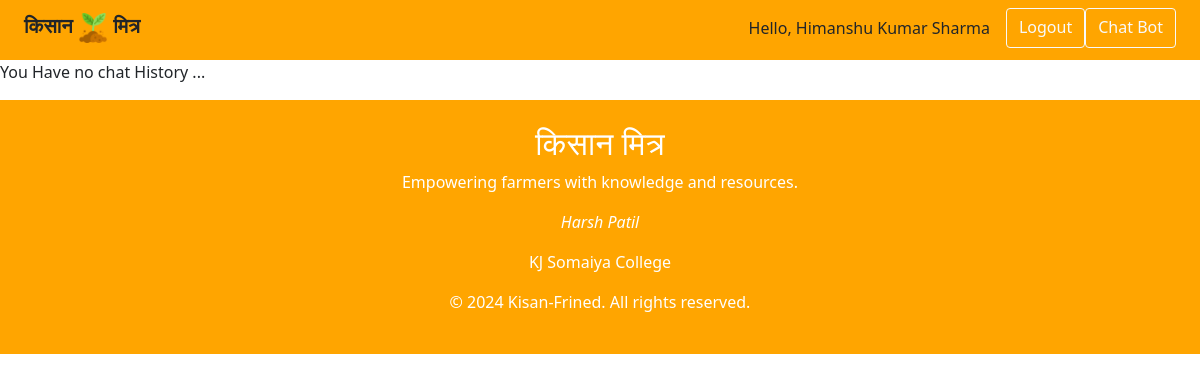
The page /chat/chatHistory on the database as committed earlier.
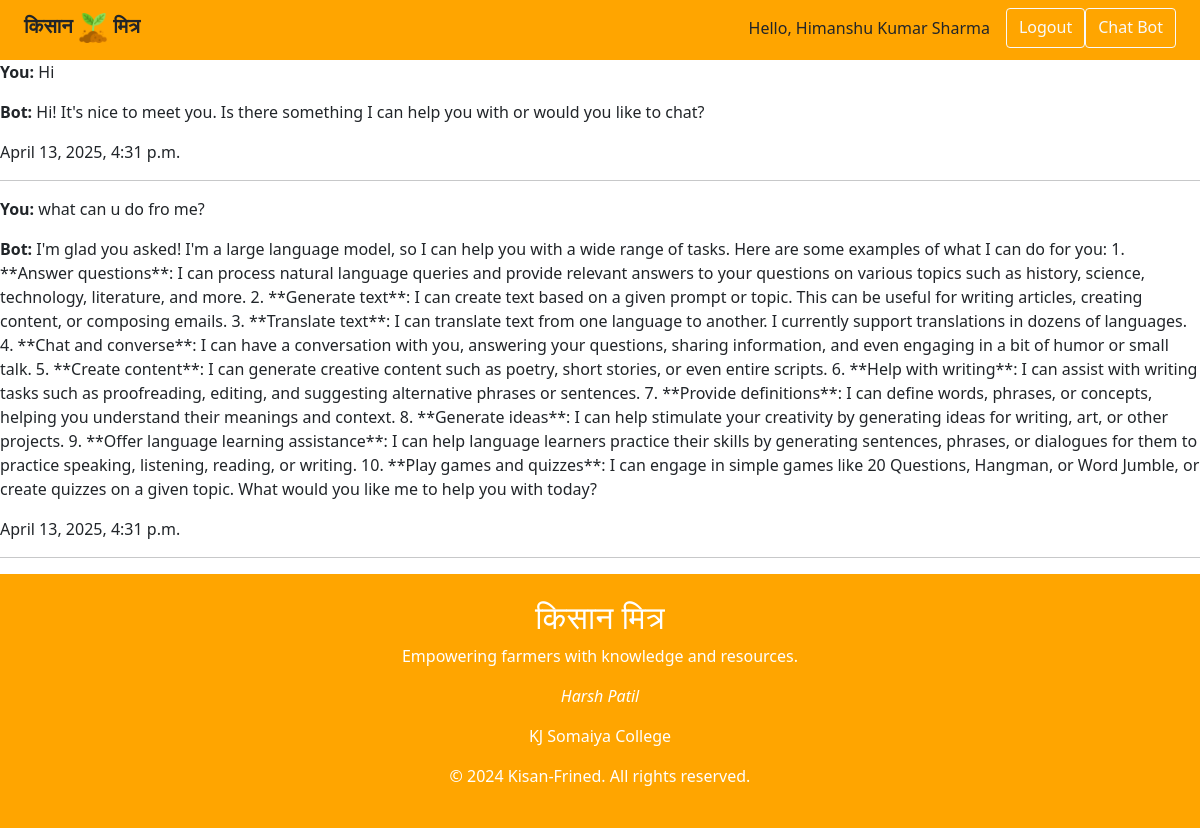
The same page on the database as committed later.
### ChatWithKisan/models.py (models this page shows)
class User(models.Model):
    name = models.CharField(max_length=100)
    email = models.EmailField(unique=True)
    password = models.CharField(max_length=100)
    def __str__(self):
        return self.name

class ChatHistory(models.Model):
    user = models.ForeignKey(User, on_delete=models.CASCADE)
    message = models.TextField()
    response = models.TextField()
    timestamp = models.DateTimeField(auto_now_add=True)
    def __str__(self):
        return f"{self.user.name} - {self.timestamp}"

### ChatWithKisan/views.py (the view)
# urls.py: path("chatHistory",views.chatHistory,name="chatHistory")
def chatHistory(request):
    print("inside else",globalinfo["user_name"])
    if  globalinfo["user_name"] is not None:
        print("isexist db")
        currentUser = User.objects.filter(Q(name = globalinfo["user_name"]) & Q(email=globalinfo["user_email"])).first()
        print("isexist db",currentUser)
        if currentUser:
            chathistoryList = ChatHistory.objects.filter(user=currentUser)
            print(chathistoryList,"is histry having")
            return render(request,"ChatWithKisan/chatHistory.html",{
                "isLogedIn": True,
                "user": globalinfo["user_name"],
                "chat_history": chathistoryList
            })
        else:
            print("inside else")
            return render(request, "ChatWithKisan/login.html", {
                "isLogedIn": False,
                "invalidCredentials": False
            })
    else:
        print("finasl else")
        return render(request, "ChatWithKisan/login.html", {
                "isLogedIn": False,
                "invalidCredentials": True
            })

### ChatWithKisan/templates/ChatWithKisan/chatHistory.html (shortened to what this page needs)
{% extends 'core/base.html' %}
{% load static %}
{% block link %}
{{ block.super }}
    <link rel="stylesheet" href="{% static 'core/css/chat.css' %}">
{% endblock link %}
{% block content %}
<div class="container-fluid" style="background-color: orange; height: 60px;">
    <nav class="navbar navbar-expand-lg bg-body-tertiary">
        <div class="container-fluid">
            <span class="navbar-brand mb-0 h1">
                <b>किसान
                    <img src="{% static 'core/images/sprout.png' %}" alt="" style="width: 30px;">
                    मित्र
                </b>
            </span>
            <div class="d-flex ms-auto">
                {% if isLogedIn %}
                    <span class="navbar-text me-3">Hello, {{user}}</span>
                    <a href="{% url 'logout' %}" class="btn btn-outline-light">Logout</a>
                    <a href="{% url 'index' %}" class="btn btn-outline-light">Chat Bot</a>
                {% else %}
                    <a href="{% url 'login' %}" class="btn btn-outline-light">Login</a>
                {% endif %}
            </div>
        </div>
    </nav>
</div>
{% if chat_history %}
{% for chat in chat_history %}
<p><strong>You:</strong> {{ chat.message }}</p>
<p><strong>Bot:</strong> {{ chat.response }}</p>
<p>{{chat.timestamp}}</p>
<hr>
{% endfor %}
{% else %}
<p>You Have no chat History ...</p>
{% endif %}
{% endblock content %}
{% block footer %}
<footer class="footer bg-orange text-white text-center py-4">
    <div class="container">
        <h2>किसान मित्र</h2>
        <p>Empowering farmers with knowledge and resources.</p>
        <p><i>Harsh Patil</i></p>
        <p>KJ Somaiya College</p>
        <p>&copy; 2024 Kisan-Frined. All rights reserved.</p>
    </div>
</footer>
{% endblock footer %}

### core/templates/core/base.html (shortened to what this page needs)
<!DOCTYPE html>
<html lang="en">
<head>
    {% load static %}
    {% block link %}
    <link href="https://cdn.jsdelivr.net/npm/bootstrap@5.1.3/dist/css/bootstrap.min.css" rel="stylesheet">
    <link rel="stylesheet" href="https://cdnjs.cloudflare.com/ajax/libs/font-awesome/6.0.0-beta3/css/all.min.css" />
    {% endblock link %}
</head>
<body>
    {% block content %}{% endblock content %}
    {% block footer %}{% endblock footer %}
</body>
</html>

### ChatWithKisan/templates/ChatWithKisan/chatHistory.html (style rules this page uses)
.bg-orange { background-color: #FFA500; }

Rows that differ between the two databases and show on the page:
added ChatHistory: message "Hi", response "Hi! It's nice to meet you. Is there something I can help you with or would you like to chat?", timestamp "April 13, 2025, 4:31 p.m."
added ChatHistory: message "what can u do fro me?", response "I'm glad you asked! I'm a large language model, so I can help you with a wide range of tasks. Here are some examples of what I can do for you: 1. **Answer questions**: I can process natural language queries and provide relevant answers to your questions on various topics such as history, science, technology, literature, and more. 2. **Generate text**: I can create text based on a given prompt or topic. This can be useful for writing articles, creating content, or composing emails. 3. **Translate text**: I can translate text from one language to another. I currently support translations in dozens of languages. 4. **Chat and converse**: I can have a conversation with you, answering your…", timestamp "April 13, 2025, 4:31 p.m."
Other text that changed with them:
text no longer shown: "You Have no chat History ..."
